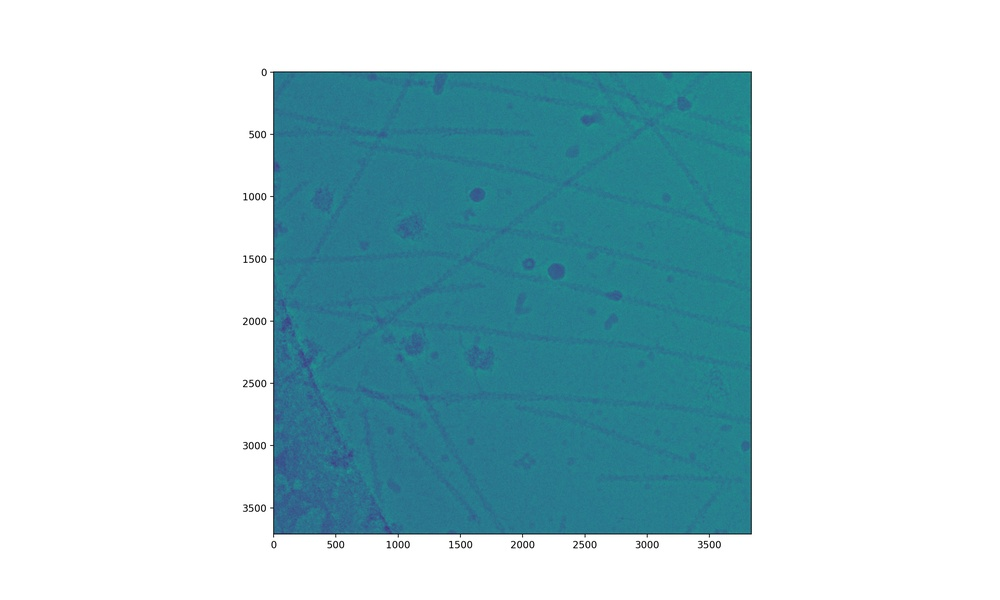
#> input picture test_image.jpg, 1000 x 600 px, shrunk from 2880 x 1728 before the run
$ python -i troponin.py   (imports and definitions only)   (older library calls are emulated)
#> lines starting #> are read from the running program, lines starting #| are printed output that depends on the picture; after the words box and inside, x2 and y2 are one past the last pixel; in counts of white or black regions, pixels touching at a corner belong together
#> further down, picture is the input picture: shape (600, 1000, 3); mean B, G, R 212.5, 205.6, 175.1
import cv2
import numpy as np

from skimage import exposure
from skimage.util import invert

import mrcfile

def find_actin(img, kern_size=5, sigma=5, low_th=30, high_th=80, rh=2, tht=180, threshld=150,
				min_ll=50, max_lg=20, thickness=5, erosion_reps=10):
    # convert to image to single-channel
#> called with kern_size = 5, sigma = 5, low_th = 30, high_th = 80, rh = 2, tht = 180, threshld = 150, min_ll = 50
    if len(img.shape)>2:
        img = cv2.cvtColor(img,cv2.COLOR_BGR2GRAY)
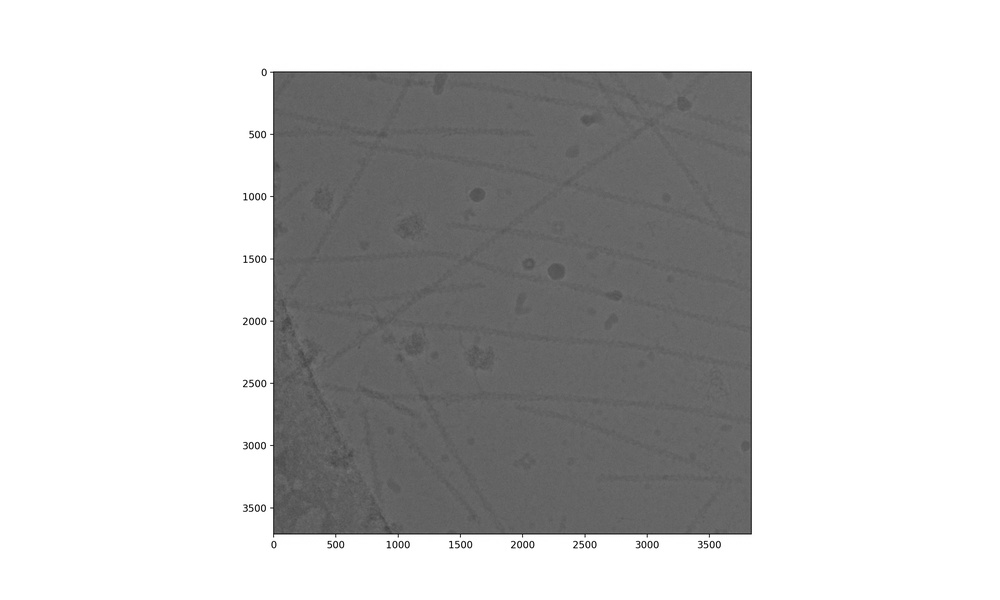
#> img: shape (600, 1000); min 12, max 255, mean 197.2
    img = img.astype(np.uint8)
    img_inv = invert(img)
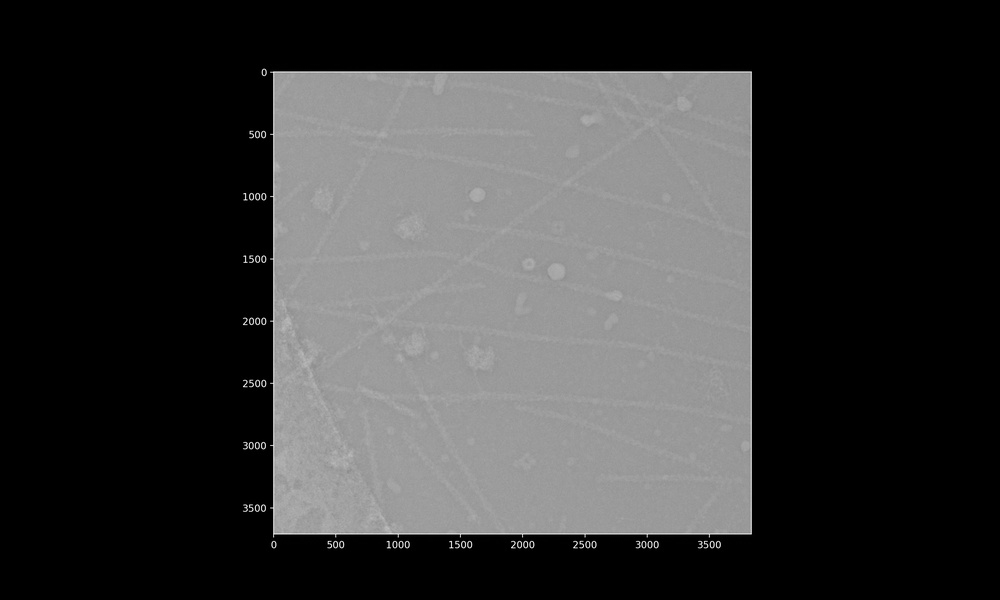
#> img_inv: shape (600, 1000); min 0, max 243, mean 57.8


    # smooth with gaussian blur
    kernel_size = kern_size
    img_inv = cv2.GaussianBlur(img_inv,(kernel_size, kernel_size),sigma)

    # edge detection using Canny algorithm
    low_threshold = low_th
    high_threshold = high_th
    edges = cv2.Canny(img_inv, low_threshold, high_threshold)
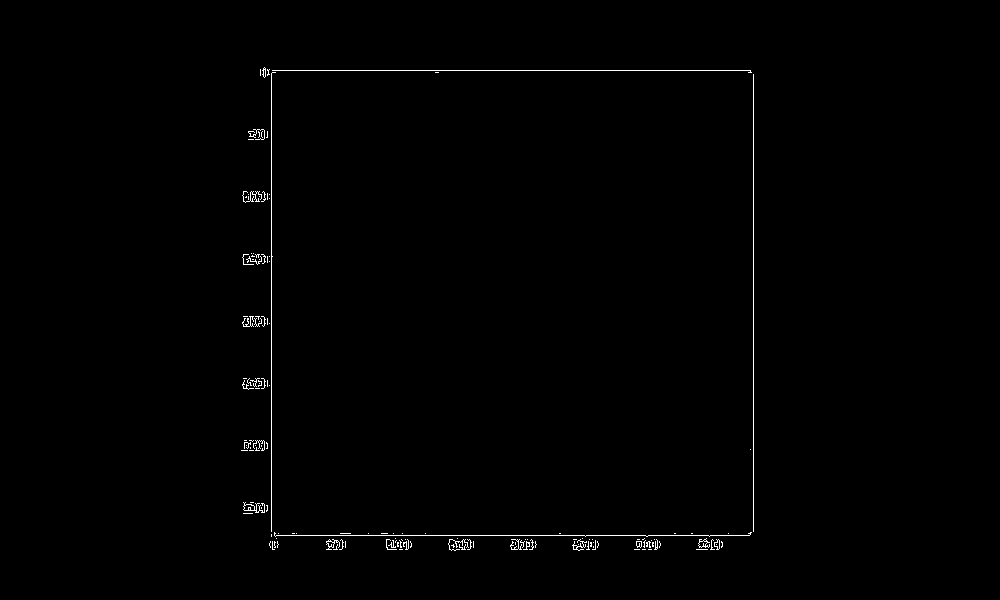
#> edges: shape (600, 1000); 0.59% white in thin lines or dots, all inside (x1, y1, x2, y2) = (241, 67, 754, 551)

    # run Hough lines on edge image
    rho = rh  # distance resolution in pixels of the Hough grid
    theta = np.pi / tht  # angular resolution in radians of the Hough grid
    threshold = threshld  # minimum number of votes (intersections in Hough grid cell)
    min_line_length = min_ll  # minimum number of pixels making up a line
    max_line_gap = max_lg  # maximum gap in pixels between connectable line segments

    # Output "lines" is an array containing endpoints of detected line segments
    lines = cv2.HoughLinesP(edges, rho, theta, threshold, np.array([]),
                        min_line_length, max_line_gap)
#> lines = [[271, 536, 271, 73], [274, 535, 749, 535], [260, 70, 750, 70], [753, 531, 753, 74]]

    # draw lines onto blank image
    line_image = np.copy(img) * 0
#> line_image: shape (600, 1000); every value is 0
    for line in lines:
        for x1,y1,x2,y2 in line:
            cv2.line(line_image,(x1,y1),(x2,y2),255,thickness)
#> this loop made 4 passes
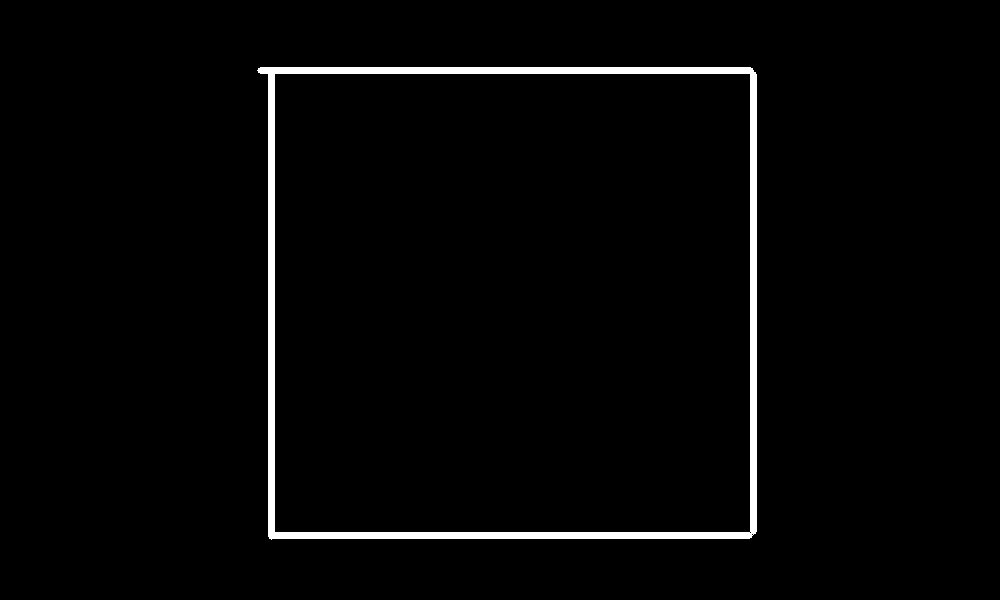
#> line_image: shape (600, 1000); 2.2% white; 1 white region, box (x1, y1, x2, y2) and area: (257, 67, 757, 540) 13274

    # thicken lines into a searchable area
    thick_lines = np.copy(line_image)
    thick_lines = invert(thick_lines)

    kernel = cv2.getStructuringElement(cv2.MORPH_CROSS,(3,3))    # structuring Element
#> kernel = [[0, 1, 0], [1, 1, 1], [0, 1, 0]]

    # erode the negative space around line image from Hough stage
    for i in range(erosion_reps):
        erode = cv2.erode(thick_lines,kernel)
        thick_lines = erode.copy()
#> this loop made 10 passes
#> pass 1, in find_actin, `erode = cv2.erode(thick_lines,kernel)`:
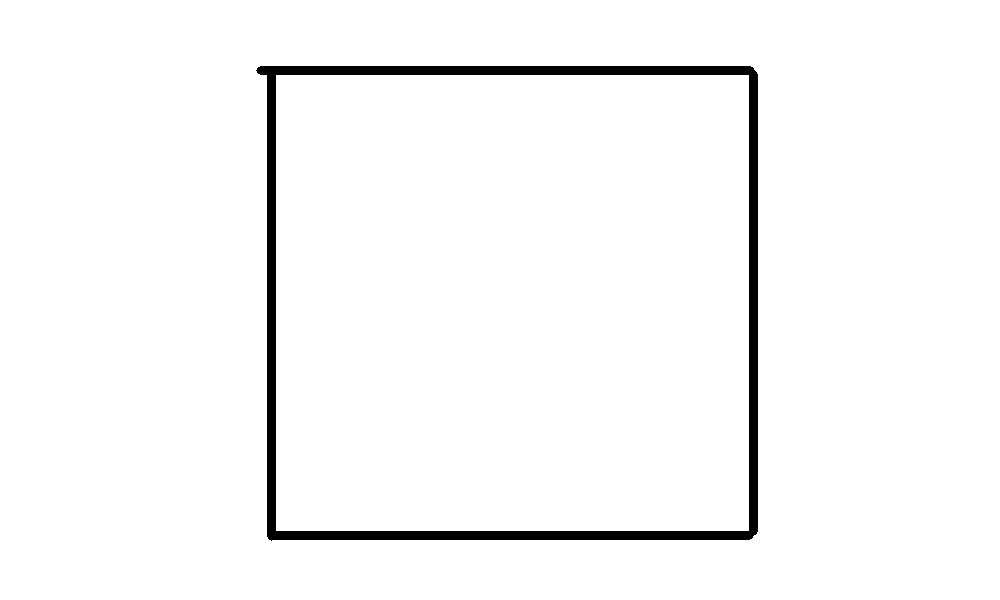
#> erode: shape (600, 1000); 97.2% white; 1 black region, box (x1, y1, x2, y2) and area: (256, 66, 758, 541) 17067
#> after the loop:
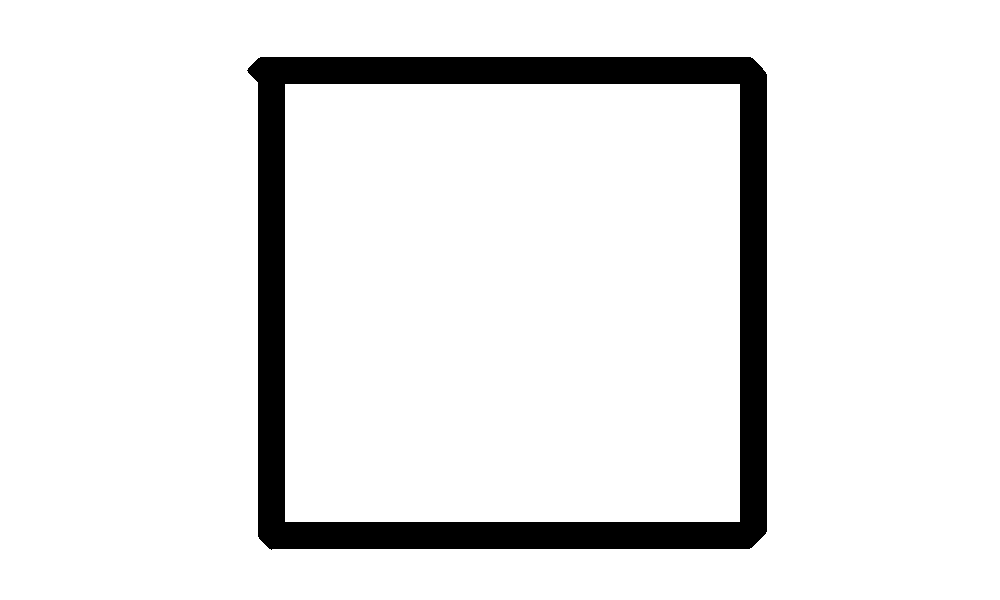
#> thick_lines: shape (600, 1000); 91.5% white; 1 black region, box (x1, y1, x2, y2) and area: (247, 57, 767, 550) 50947

    thick_lines = invert(thick_lines)

    percent = np.count_nonzero(thick_lines)/thick_lines.size     # percent coverage of highlighted area
#> percent = 0.0849
    thick_lines_image = cv2.addWeighted(img, 1, thick_lines, 0.25, 0)  # superimpose highlighted area over image
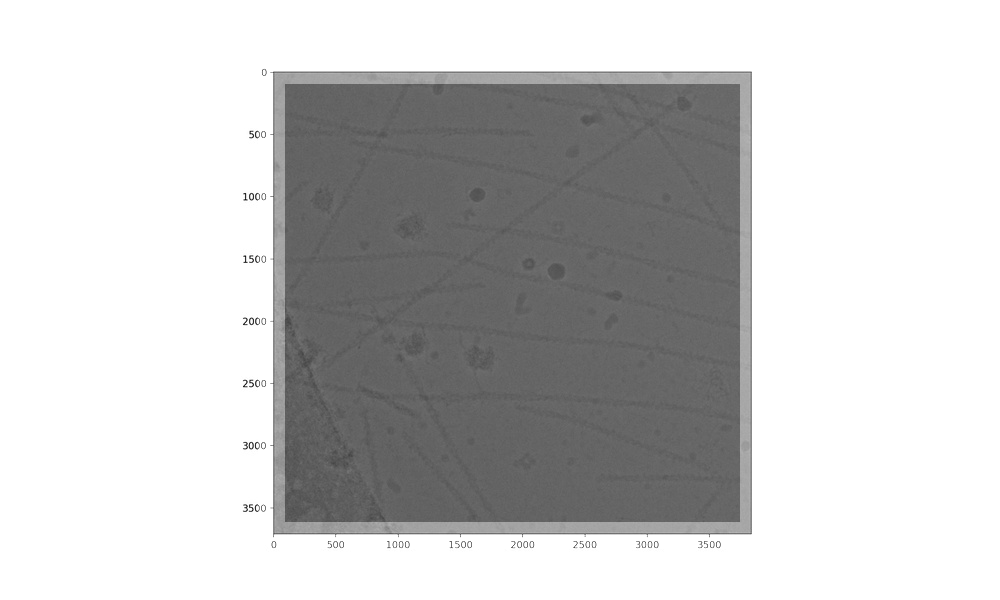
#> thick_lines_image: shape (600, 1000); min 14, max 255, mean 199.8

    return thick_lines, thick_lines_image, percent, edges

# [120 lines left out: functions find_actin_ll, get_trp_coords, get_mrc_image, grab_troponin, not called in this run]

>>> import cv2
>>> picture = cv2.imread('test_image.jpg')
>>> result = find_actin(picture)

$ run again, on template.jpg
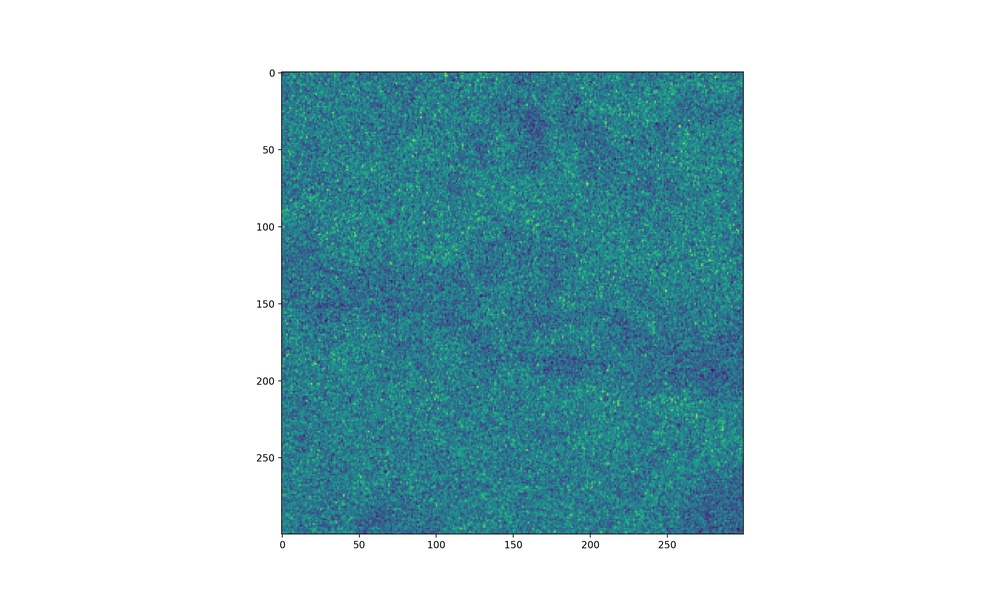
#> input picture template.jpg, 1000 x 600 px, shrunk from 2880 x 1728 before the run
#> picture is the input picture: shape (600, 1000, 3); mean B, G, R 213.1, 207.4, 178.8
#> edges: shape (600, 1000); 1% white in thin lines or dots, all inside (x1, y1, x2, y2) = (256, 68, 746, 551)
#> lines = [[280, 535, 740, 535], [268, 70, 742, 70], [279, 547, 279, 74], [745, 528, 745, 74], [440, 533, 742, 533]]
#> the loop in find_actin, `for line in lines:` made 5 passes
#> after the loop in find_actin, `for line in lines:`:
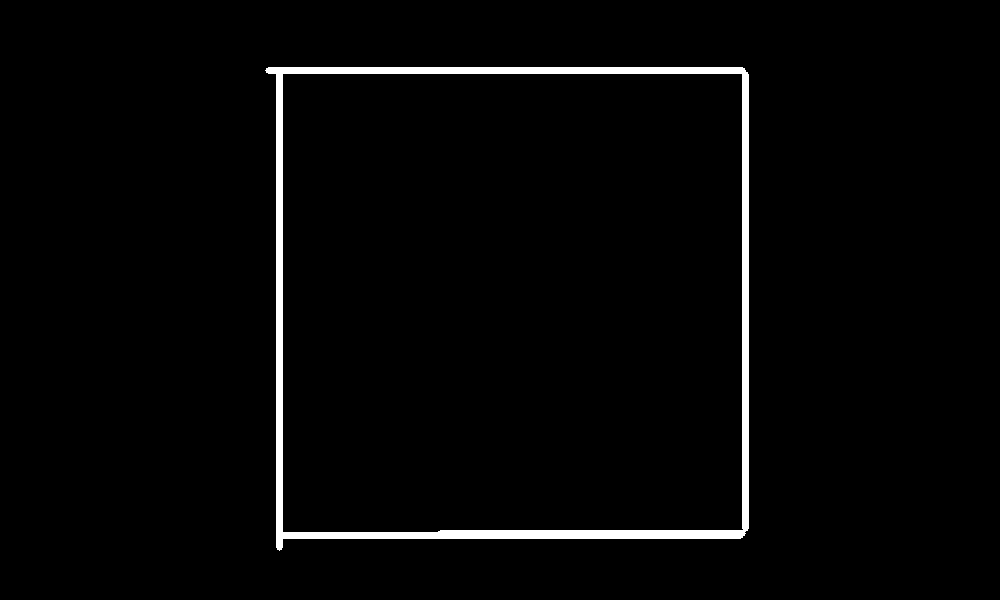
#> line_image: shape (600, 1000); 2.3% white; 1 white region, box (x1, y1, x2, y2) and area: (265, 67, 749, 551) 13718
#> kernel = [[0, 1, 0], [1, 1, 1], [0, 1, 0]]
#> percent = 0.0848
#> in find_actin, `thick_lines_image = cv2.addWeighted(img, 1, thick_lines, 0.25, 0)`:
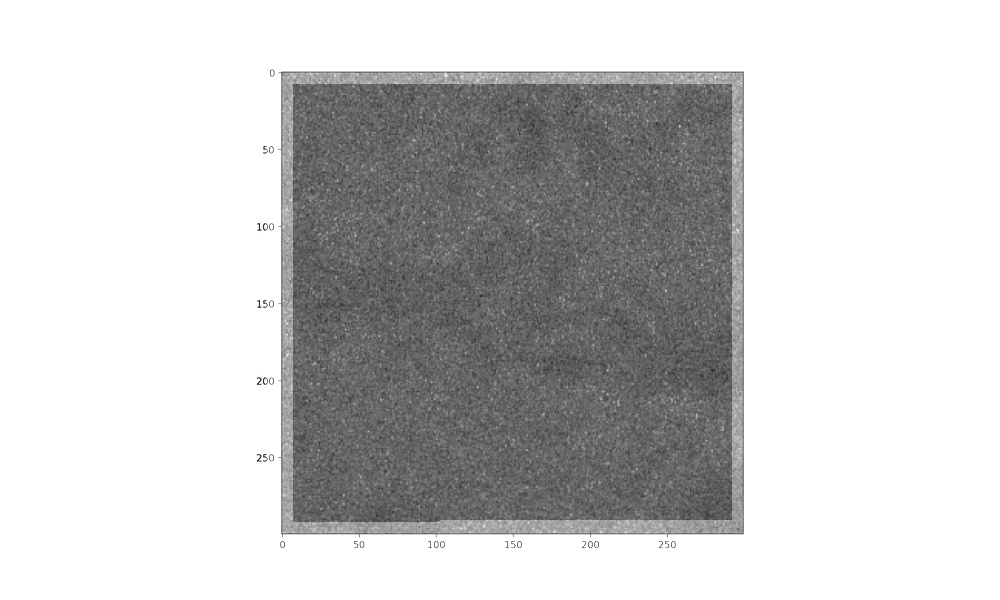
#> thick_lines_image: shape (600, 1000); min 19, max 255, mean 202
